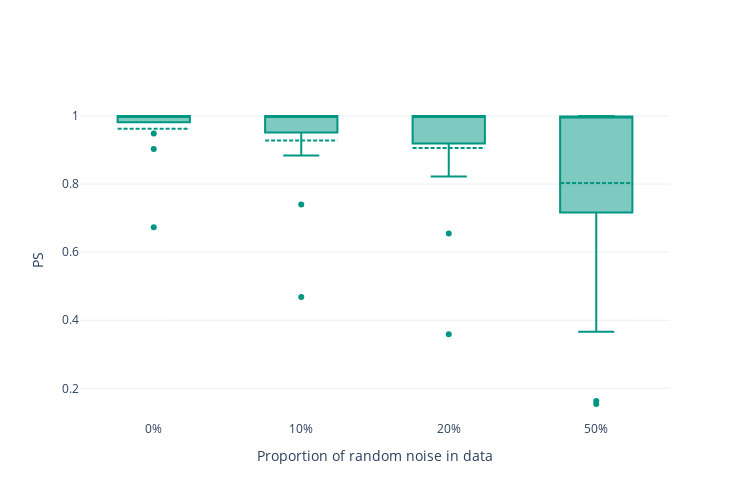

Notebook code cell kept with this figure:
### Code cell
plot_noise(mds_conv_5, "PS", False, plot_prefix="MDS")

### Figure 1 — Plotly figure (JSON) as saved in the notebook; plotly's stock layout.template omitted (floating-point values rounded to 4 significant figures)
{"data": [{"boxmean": true, "marker": {"color": "rgb(0, 150, 130)"}, "name": "0%", "y": [0.9028, 0.6731, 0.9998, 0.9999, 0.9985, 0.9997, 0.9997, 1.0, 0.9921, 0.9998, 0.9998, 1.0, 0.9488], "type": "box"}, {"boxmean": true, "marker": {"color": "rgb(0, 150, 130)"}, "name": "10%", "y": [0.7398, 0.4683, 0.9997, 0.9999, 0.9974, 0.9995, 0.9995, 0.9999, 0.9744, 0.9997, 0.9997, 1.0, 0.8839], "type": "box"}, {"boxmean": true, "marker": {"color": "rgb(0, 150, 130)"}, "name": "20%", "y": [0.6545, 0.3589, 0.9995, 0.9998, 0.9949, 0.9991, 0.9993, 0.9999, 0.951, 0.9995, 0.9996, 0.9999, 0.8225], "type": "box"}, {"boxmean": true, "marker": {"color": "rgb(0, 150, 130)"}, "name": "50%", "y": [0.1627, 0.154, 0.9974, 0.9992, 0.9397, 0.9941, 0.9961, 0.9993, 0.8328, 0.9975, 0.998, 0.9998, 0.3665], "type": "box"}], "layout": {"xaxis": {"title": {"text": "Proportion of random noise in data"}}, "yaxis": {"title": {"text": "PS"}}, "height": 500, "width": 750, "showlegend": false}}
